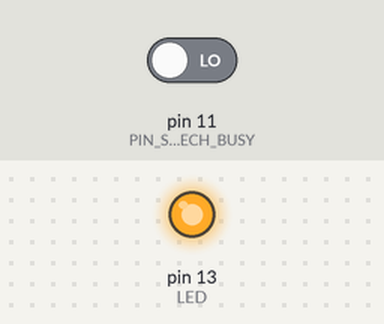
Bench run of a sketch on a simulated Arduino Mega 2560, built with avr-gcc and run on an emulated ATmega2560. Parts: output pins drawn as LEDs (lit = HIGH). Dashed ring = blinking. The test bench sets the inputs (shaded band); at power-on: pin 11 (PIN_SPEECH_BUSY) LOW. What the sketch prints to the serial monitor is not drawn.

Above: at 1.2 s.
1.3 s: pin 11 (PIN_SPEECH_BUSY) driven HIGH
At 2.1 s:
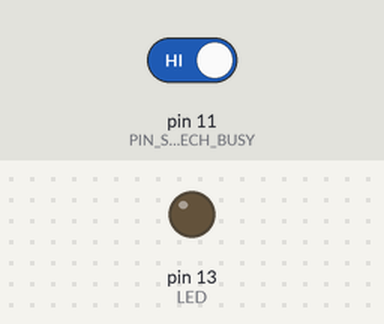
3.5 s: pin 11 (PIN_SPEECH_BUSY) driven LOW
At 4.4 s:
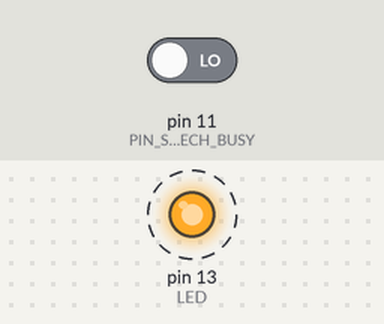
Timing chart, 0 to 12.5 s (numbered marks = the images above; inputs shaded):
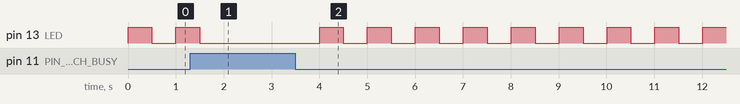

The sketch:

TestSpeechCmd.ino
```cpp
/*
test del modulo voce via seriale
*/
#include "Arduino.h"
#include <digitalWriteFast\digitalWriteFast.h>
#define ser Serial3
#define PIN_SPEECH_BUSY 11

void setup()
{
	ser.begin(9600);
	Serial.begin(115200);
	Serial.println("TestSpeechCmd");
  /* add setup code here */
	pinMode(13, OUTPUT);//LED
	pinMode(PIN_SPEECH_BUSY, INPUT);

}
bool speechIsBusy() {
	return (bool)digitalReadFast(PIN_SPEECH_BUSY);
}
 void speech(String  wrd) {
	//attendo il carattere di pronto
	while (speechIsBusy()) {
		Serial.print(" busy");
		delay(500);
	}
	Serial.print("speech ..");
	Serial.println(wrd);
	ser.println(wrd);   // send

}
void loop()
{
	digitalWrite(13, !digitalRead(13));
	speech("uno ");
	speech("due ");
	speech("tre ");

	delay(500);

}
  /* add main program code here */


/**
*
* Author: Domenico Monaco - hack@kiuz.it
*
* Description:
*   Simple Handshake Three Way with Arduino over Serial communication
*
* License: GNU v2 2014
*


int SYNIN = 0;
int SYNOUT = 0;
bool SYN_CHECK = false;
String SYNID = "SYN";

bool SYN_RECIVED = false;

int ACKIN = 0;
int ACKOUT = 0;
bool ACK_CHECK = false;
String ACKID = "ACK";
bool ACK_RECIVED = false;

String MESIN = "";
String MESOUT = "";
bool MES_CHECK = false;
String MESID = "MES";
bool MES_RECIVED = false;

int incomingByte = 0;    // for incoming serial data

long int timeStartCom = 0;
long int timeEndCom = 0;

long int charsIN = 0;
bool waiting = false;

String line = "";

void setup() {
	Serial.begin(115200);
}

void loop() {
	if (SYN_RECIVED == true && ACK_RECIVED == true && MES_RECIVED == true) {
		readLine();
	}
	else {
		readLine();
		handeShake();
	}
}

void handeShake() {

	if (line.length() != 0 && waiting == true) {
		int n_SYN = line.indexOf("SYN");
		//Serial.println(n_SYN);

		int n_ACK = line.indexOf("ACK");
		//Serial.println(n_ACK);

		int n_MES = line.indexOf("MES");
		//Serial.println(n_MES);

		int n_end = line.indexOf(";");
		//Serial.println(n_end);

		SYN_CHECK = false;

		if (n_SYN == 0 && n_ACK == -1 && n_MES == -1 && n_end == 7) {
			Serial.println("Detected SYN message");

			check_SYN();

			if (SYN_CHECK == true) {

				SYNIN = line.substring(4, 7).toInt();
				SYNOUT = SYNIN + 1;

				Serial.println("Checked valid Syn;");

				SYN_RECIVED = true;

				ACKOUT = random(100, 900);

				String output = SYNID + " " + SYNOUT + " " + ACKID + " " + ACKOUT + ";";
				Serial.println(output);

			}
			else {
				SYN_RECIVED = false;
				Serial.print("Checked not valid Syn;");
			}


		}
		else if (n_SYN == 0 && n_ACK == 8 && n_MES == -1 && n_end == 15 && check_SYN() == true && SYN_RECIVED == true) {

			Serial.println("Detected ACK message");

			check_ACK();

			if (ACK_CHECK == true) {
				Serial.println("Checked valid ACK;");
				ACK_RECIVED = true;

				MESOUT = "OK";

				String output = SYNID + " " + SYNOUT + "," + ACKID + " " + ACKIN + "," + MESID + " " + MESOUT + ";";
				Serial.println(output);

			}
			else {
				ACK_RECIVED = false;
				SYN_RECIVED = false;
				Serial.print("Checked not valid ACK;");
			}


		}
		else if (n_SYN == 0 && n_ACK == 8 && n_MES == 16 && n_end>20 && check_ACK() == true && ACK_RECIVED == true) {

			Serial.println("Detected MES message");
			check_MES();

			if (MES_CHECK == true) {
				Serial.println("Checked valid MES;");
				MES_RECIVED = true;

				Serial.println("Are you allowed to communicate with me! ");
			}
			else {
				Serial.println("Checked not valid MES;");
			}

		}
		else {
			Serial.println("Not valid message.");
		}
	}
}


void readLine() {

	// send data only when you receive data:
	if (Serial.available() > 0) {


		if (charsIN == (long int)0) {

			//line = "";

			timeStartCom = millis();
			timeEndCom = 0;

			waiting = false;
		}
		charsIN++;

		incomingByte = Serial.read();
		line = line + (char)incomingByte;

		delay(1); //Delay of Serial transfer
	}
	else {

		if (waiting == false) {
			waiting = true;

			timeEndCom = millis();

			///PRINT PREVUOUS MESSAGE
			Serial.print("Message: ");
			Serial.println(line);

			Serial.print("Recived ");
			Serial.print(charsIN);
			Serial.print("chars in ");
			Serial.print(timeEndCom - timeStartCom);
			Serial.print("millis; ");
			Serial.print((float)(timeEndCom - timeStartCom) / charsIN);
			Serial.print(" mills for chars;");
			Serial.print(" ");
			Serial.print((float)charsIN / (timeEndCom - timeStartCom));
			Serial.println("char/millis;");


			timeStartCom = 0;
			charsIN = (long int)0;

			Serial.println("");
			Serial.println("Waiting for message...");
			Serial.println("");
		}
		else {

			//in a seconde cicle reset line
			line = "";
		}
	}
}


bool check_SYN() {
	for (int i = 4; i <= 6; i++) {
		if (isDigit(line.charAt(i)) == true) {
			SYN_CHECK = true;
		}
		else {
			SYN_CHECK = false;
			break;
		}
	}
	return SYN_CHECK;
}

bool check_ACK() {
	for (int i = 12; i <= 14; i++) {
		if (isDigit(line.charAt(i)) == true) {
			ACK_CHECK = true;
		}
		else {
			ACK_CHECK = false;
			break;
		}
	}
	if (ACK_CHECK == true) {
		SYNIN = line.substring(4, 7).toInt();
		ACKIN = line.substring(12, 15).toInt();

		if (SYNIN != (SYNOUT) && ACKOUT != (ACKIN - 1)) {
			ACK_CHECK = false;
		}
		else if (SYNIN == (SYNOUT) && ACKOUT == (ACKIN - 1)) {
			ACK_CHECK = true;
		}
		else {
			ACK_CHECK = false;
		}
	}
	return ACK_CHECK;
}

bool check_MES() {

	SYNIN = line.substring(4, 7).toInt();
	ACKIN = line.substring(12, 15).toInt();
	MESIN = line.substring(20, line.length() - 1);

	if (SYNIN != (SYNOUT) && ACKOUT != (ACKIN - 1) && MESIN != MESOUT) {
		MES_CHECK = false;
	}
	else if (SYNIN == (SYNOUT) && ACKOUT == (ACKIN - 1) && MESIN == MESOUT) {
		MES_CHECK = true;
	}
	else {
		MES_CHECK = false;
	}

	return MES_CHECK;
}*/
```

Measured:
- after the input at 1.3 s, pin 13 (LED): goes on until 1.5 s, then stays LOW
- after the input at 3.5 s, pin 13 (LED): alternates HIGH for 0.50 s and LOW for 0.50 s, starting after 0.50 s
